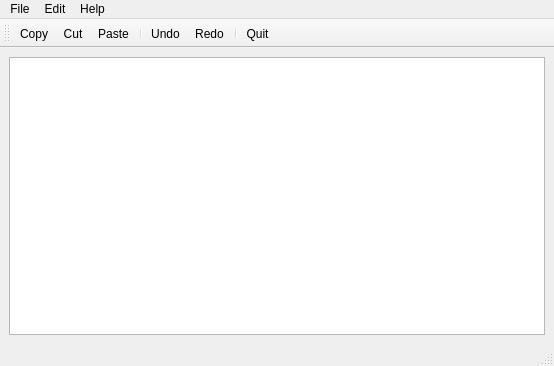
<?xml version="1.0" encoding="UTF-8"?>
<ui version="4.0">
 <class>MainWindow</class>
 <widget class="QMainWindow" name="MainWindow">
  <property name="geometry">
   <rect>
    <x>0</x>
    <y>0</y>
    <width>554</width>
    <height>366</height>
   </rect>
  </property>
  <property name="windowTitle">
   <string>MainWindow</string>
  </property>
  <widget class="QWidget" name="centralwidget">
   <layout class="QVBoxLayout" name="verticalLayout">
    <item>
     <widget class="QTextEdit" name="textEdit"/>
    </item>
   </layout>
  </widget>
  <widget class="QMenuBar" name="menubar">
   <property name="geometry">
    <rect>
     <x>0</x>
     <y>0</y>
     <width>554</width>
     <height>22</height>
    </rect>
   </property>
   <property name="nativeMenuBar">
    <bool>true</bool>
   </property>
   <widget class="QMenu" name="menuFile">
    <property name="title">
     <string>File</string>
    </property>
    <addaction name="actionQuit"/>
   </widget>
   <widget class="QMenu" name="menuEdit">
    <property name="title">
     <string>Edit</string>
    </property>
    <addaction name="actionCopy"/>
    <addaction name="actionCut"/>
    <addaction name="actionPaste"/>
    <addaction name="separator"/>
    <addaction name="actionUndo"/>
    <addaction name="actionRedo"/>
   </widget>
   <widget class="QMenu" name="menuHelp">
    <property name="title">
     <string>Help</string>
    </property>
    <addaction name="actionAbout"/>
    <addaction name="actionAbout_Qt"/>
   </widget>
   <addaction name="menuFile"/>
   <addaction name="menuEdit"/>
   <addaction name="menuHelp"/>
  </widget>
  <widget class="QStatusBar" name="statusbar"/>
  <widget class="QToolBar" name="toolBar">
   <property name="windowTitle">
    <string>toolBar</string>
   </property>
   <attribute name="toolBarArea">
    <enum>TopToolBarArea</enum>
   </attribute>
   <attribute name="toolBarBreak">
    <bool>false</bool>
   </attribute>
   <addaction name="actionCopy"/>
   <addaction name="actionCut"/>
   <addaction name="actionPaste"/>
   <addaction name="separator"/>
   <addaction name="actionUndo"/>
   <addaction name="actionRedo"/>
   <addaction name="separator"/>
   <addaction name="actionQuit"/>
  </widget>
  <action name="actionQuit">
   <property name="icon">
    <iconset resource="resource.qrc">
     <normaloff>:/images/quitIcon.png</normaloff>:/images/quitIcon.png</iconset>
   </property>
   <property name="text">
    <string>Quit</string>
   </property>
  </action>
  <action name="actionCopy">
   <property name="icon">
    <iconset resource="resource.qrc">
     <normaloff>:/images/copyIcon.png</normaloff>:/images/copyIcon.png</iconset>
   </property>
   <property name="text">
    <string>Copy</string>
   </property>
  </action>
  <action name="actionCut">
   <property name="icon">
    <iconset resource="resource.qrc">
     <normaloff>:/images/cutIcon.png</normaloff>:/images/cutIcon.png</iconset>
   </property>
   <property name="text">
    <string>Cut</string>
   </property>
  </action>
  <action name="actionPaste">
   <property name="icon">
    <iconset resource="resource.qrc">
     <normaloff>:/images/pasteIcon.png</normaloff>:/images/pasteIcon.png</iconset>
   </property>
   <property name="text">
    <string>Paste</string>
   </property>
  </action>
  <action name="actionUndo">
   <property name="icon">
    <iconset resource="resource.qrc">
     <normaloff>:/images/undoIcon.png</normaloff>:/images/undoIcon.png</iconset>
   </property>
   <property name="text">
    <string>Undo</string>
   </property>
  </action>
  <action name="actionRedo">
   <property name="icon">
    <iconset resource="resource.qrc">
     <normaloff>:/images/redoIcon.png</normaloff>:/images/redoIcon.png</iconset>
   </property>
   <property name="text">
    <string>Redo</string>
   </property>
  </action>
  <action name="actionAbout">
   <property name="icon">
    <iconset resource="resource.qrc">
     <normaloff>:/images/aboutIcon.png</normaloff>:/images/aboutIcon.png</iconset>
   </property>
   <property name="text">
    <string>About</string>
   </property>
  </action>
  <action name="actionAbout_Qt">
   <property name="icon">
    <iconset resource="resource.qrc">
     <normaloff>:/images/aboutQtIcon.png</normaloff>:/images/aboutQtIcon.png</iconset>
   </property>
   <property name="text">
    <string>About Qt</string>
   </property>
  </action>
 </widget>
 <resources>
  <include location="resource.qrc"/>
 </resources>
 <connections/>
</ui>
